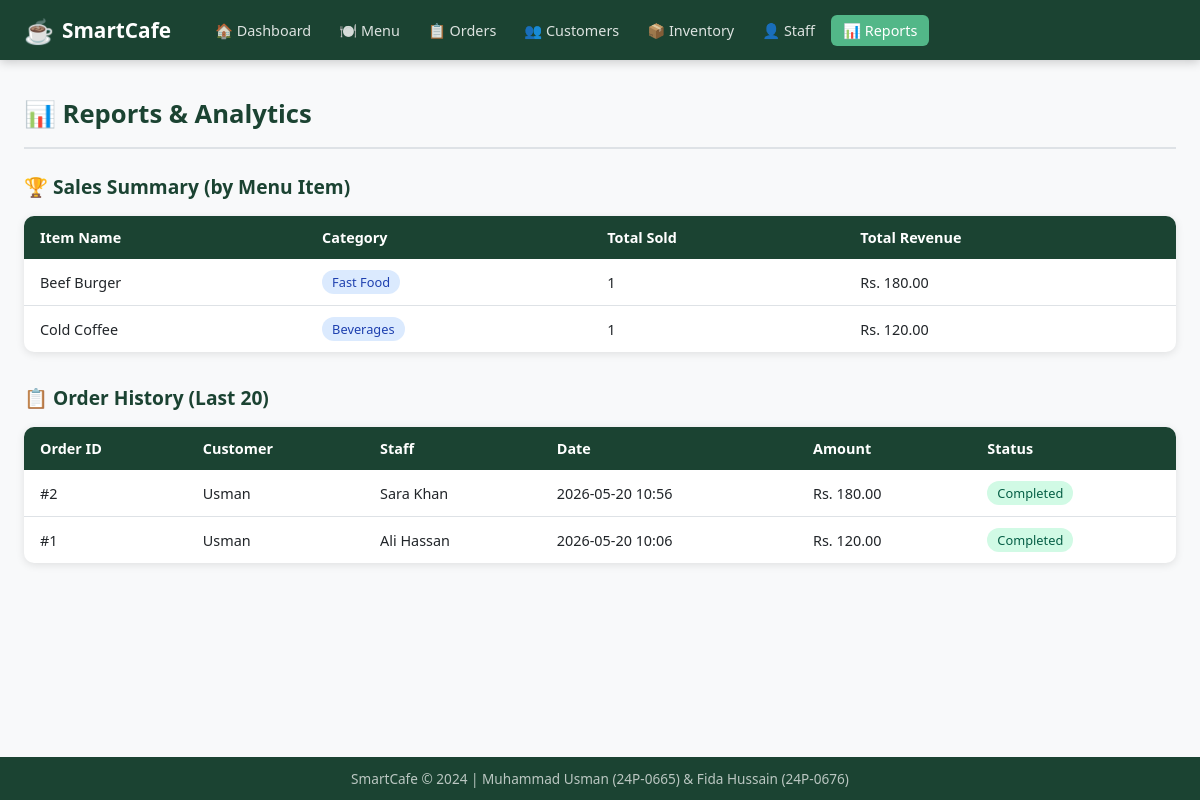
Page /reports on the committed database.
### tables this page shows
CREATE TABLE Menu_Item (
    item_id INTEGER PRIMARY KEY AUTOINCREMENT,
    name TEXT NOT NULL,
    price REAL NOT NULL,
    category TEXT
);

CREATE TABLE Orders (
    order_id INTEGER PRIMARY KEY AUTOINCREMENT,
    customer_id INTEGER,
    staff_id INTEGER,
    order_date DATETIME DEFAULT CURRENT_TIMESTAMP,
    total_amount REAL,
    status TEXT DEFAULT 'Pending',
    FOREIGN KEY (customer_id) REFERENCES Customer(customer_id),
    FOREIGN KEY (staff_id) REFERENCES Staff(staff_id)
);

CREATE TABLE Customer (
    customer_id INTEGER PRIMARY KEY AUTOINCREMENT,
    name TEXT NOT NULL,
    phone TEXT
);

CREATE TABLE Staff (
    staff_id INTEGER PRIMARY KEY AUTOINCREMENT,
    name TEXT NOT NULL,
    role TEXT
);

### app.py (the view)
@app.route('/reports')
def reports():
    conn = get_db()
    sales = conn.execute("SELECT * FROM Sales_Summary ORDER BY total_revenue DESC").fetchall()
    order_history = conn.execute("SELECT * FROM Order_History ORDER BY order_date DESC LIMIT 20").fetchall()
    conn.close()
    return render_template('reports.html', sales=sales, order_history=order_history)

### app.py (called while the page is built)
def get_db():
    conn = sqlite3.connect(DATABASE)
    conn.row_factory = sqlite3.Row  # So rows behave like dictionaries
    conn.execute("PRAGMA foreign_keys = ON")  # Enable foreign key support
    return conn

### templates/reports.html (shortened to what this page needs)
{% extends "base.html" %}
{% block content %}
<div class="page-header">
    <h1>📊 Reports & Analytics</h1>
</div>
<div class="section">
    <h2>🏆 Sales Summary (by Menu Item)</h2>
    <table class="table">
        <thead>
            <tr>
                <th>Item Name</th>
                <th>Category</th>
                <th>Total Sold</th>
                <th>Total Revenue</th>
            </tr>
        </thead>
        <tbody>
            {% for row in sales %}
            <tr>
                <td>{{ row.item_name }}</td>
                <td><span class="badge badge-blue">{{ row.category }}</span></td>
                <td>{{ row.total_sold }}</td>
                <td>Rs. {{ "%.2f"|format(row.total_revenue) }}</td>
            </tr>
            {% else %}
            <tr><td colspan="4" class="empty-msg">No sales data yet.</td></tr>
            {% endfor %}
        </tbody>
    </table>
</div>
<div class="section">
    <h2>📋 Order History (Last 20)</h2>
    <table class="table">
        <thead>
            <tr>
                <th>Order ID</th>
                <th>Customer</th>
                <th>Staff</th>
                <th>Date</th>
                <th>Amount</th>
                <th>Status</th>
            </tr>
        </thead>
        <tbody>
            {% for order in order_history %}
            <tr>
                <td>#{{ order.order_id }}</td>
                <td>{{ order.customer_name or 'Walk-in' }}</td>
                <td>{{ order.staff_name or '-' }}</td>
                <td>{{ order.order_date[:16] }}</td>
                <td>Rs. {{ "%.2f"|format(order.total_amount or 0) }}</td>
                <td><span class="badge badge-success">{{ order.status }}</span></td>
            </tr>
            {% else %}
            <tr><td colspan="6" class="empty-msg">No orders found.</td></tr>
            {% endfor %}
        </tbody>
    </table>
</div>
{% endblock %}

### static/css/style.css (style rules this page uses)
* { margin: 0; padding: 0; box-sizing: border-box; }
:root { --primary: #2c6e49; --primary-dark: #1b4332; --secondary: #52b788; --accent: #f4a261; --danger: #e63946; --warning: #f4a261; --info: #457b9d; --bg: #f8f9fa; --card: #ffffff; --text: #212529; --text-muted: #6c757d; --border: #dee2e6; --shadow: 0 2px 8px rgba(0,0,0,0.1); }
body { font-family: 'Segoe UI', Tahoma, Geneva, Verdana, sans-serif; background: var(--bg); color: var(--text); min-height: 100vh; display: flex; flex-direction: column; }
.page-header { display: flex; justify-content: space-between; align-items: center; margin-bottom: 24px; padding-bottom: 16px; border-bottom: 2px solid var(--border); }
.page-header h1 { font-size: 1.6rem; color: var(--primary-dark); }
.section { margin-bottom: 32px; }
.section h2 { font-size: 1.2rem; margin-bottom: 16px; color: var(--primary-dark); }
.table { width: 100%; border-collapse: collapse; background: var(--card); border-radius: 10px; overflow: hidden; box-shadow: var(--shadow); }
.table th { background: var(--primary-dark); color: white; padding: 12px 16px; text-align: left; font-size: 0.9rem; }
.table td { padding: 11px 16px; border-bottom: 1px solid var(--border); font-size: 0.9rem; }
.table tr:last-child td { border-bottom: none; }
.badge { display: inline-block; padding: 3px 10px; border-radius: 20px; font-size: 0.8rem; font-weight: 500; }
.badge-success { background: #d1fae5; color: #065f46; }
.badge-blue { background: #dbeafe; color: #1e40af; }

### rows in the picture
Menu_Item: item_name "Beef Burger", category "Fast Food", total_sold "1", total_revenue "180.00"
Menu_Item: item_name "Cold Coffee", category "Beverages", total_sold "1", total_revenue "120.00"
Orders: order_id "2", name "Usman", name "Sara Khan", order_date "2026-05-20 10:56", total_amount "180.00", status "Completed"
Orders: order_id "1", name "Usman", name "Ali Hassan", order_date "2026-05-20 10:06", total_amount "120.00", status "Completed"
